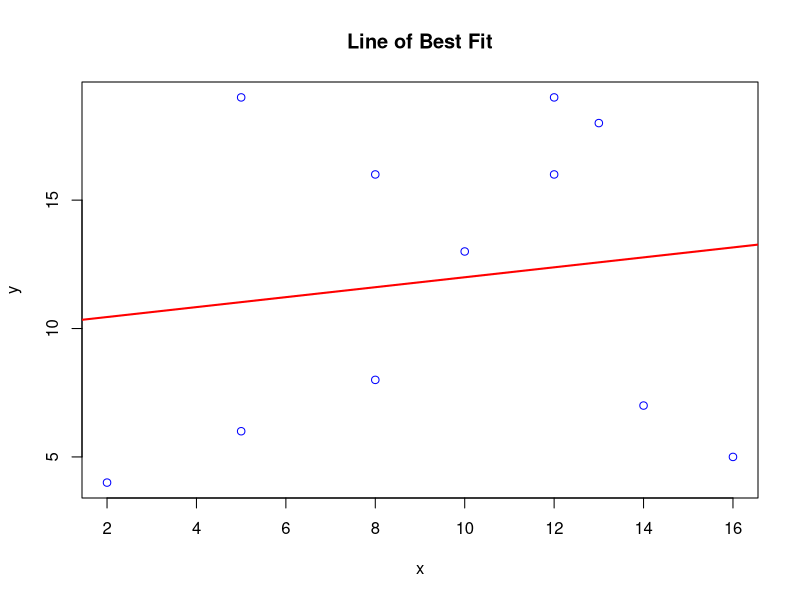

This figure's R source:
x <- c(2, 8, 13, 10, 12, 12, 8, 16, 5, 5, 14)
y <- c(4, 16, 18, 13, 19, 16, 8, 5, 19, 6, 7)

model <- lm(y ~ x)
print(model)

plot(x, y, col = "blue", main = "Line of Best Fit")
abline(model, col = "red", lwd = 2)